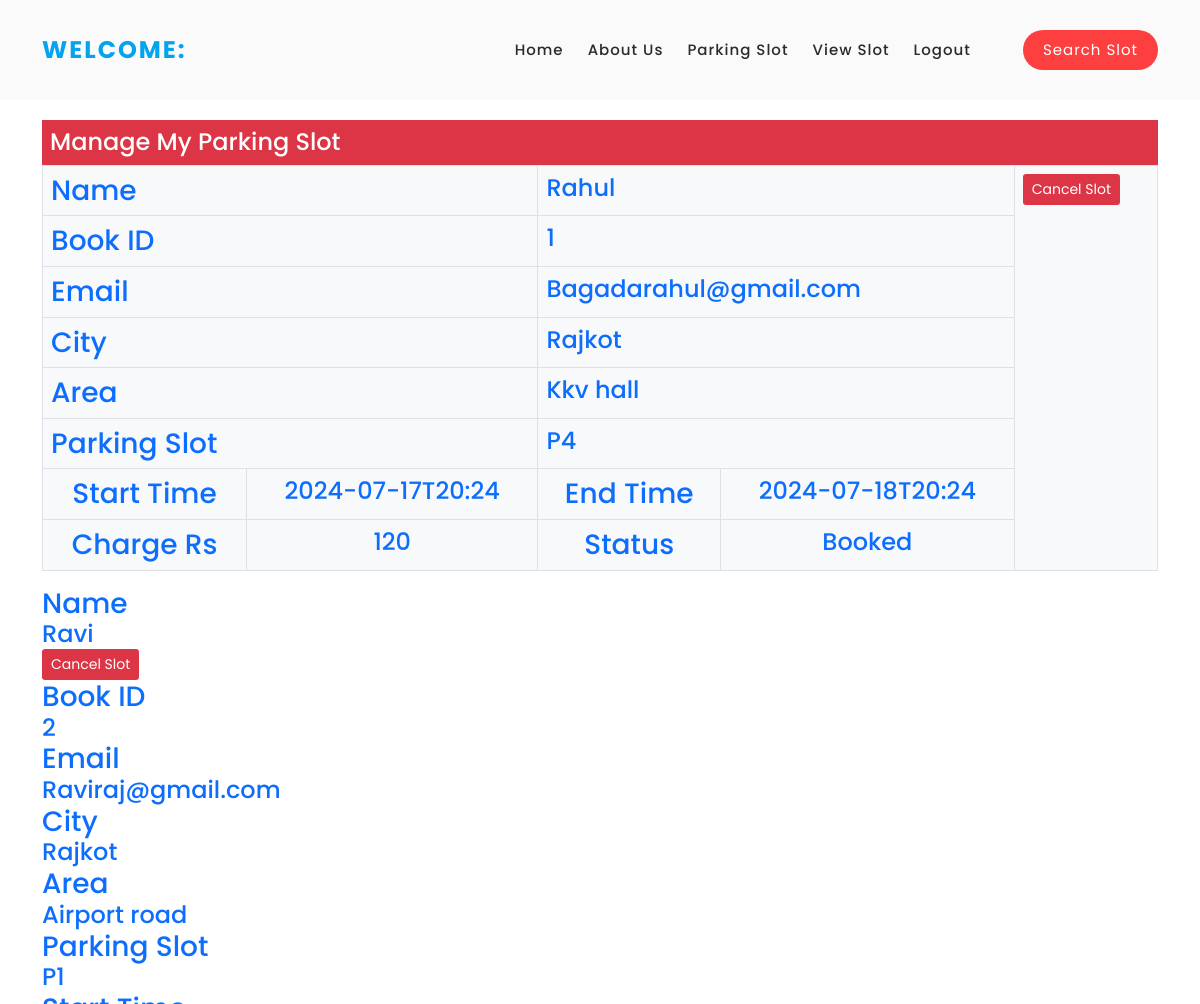
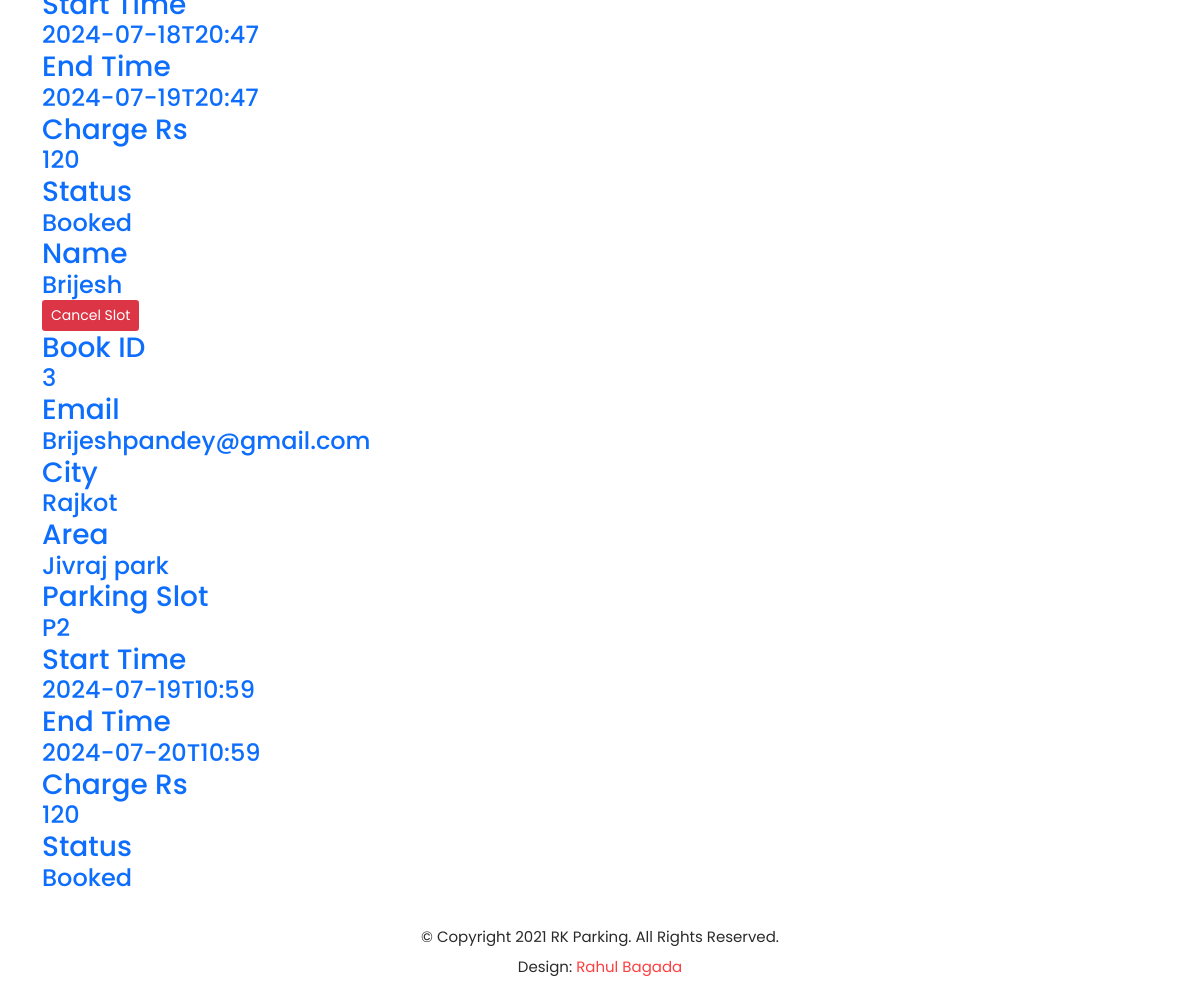
/manageslot?=1 (signed in), run on the app's committed database (2 pictures, top to bottom).
### tables this page shows
CREATE TABLE `tbl_bookslot` (
  `book_id` int(11) NOT NULL,
  `user_id` int(11) NOT NULL,
  `username` varchar(255) NOT NULL,
  `email` varchar(255) NOT NULL,
  `city` varchar(255) NOT NULL,
  `area` varchar(255) NOT NULL,
  `slot` varchar(255) NOT NULL,
  `mobile` bigint(10) NOT NULL,
  `start_date` varchar(255) NOT NULL,
  `end_date` varchar(255) NOT NULL,
  `rate` int(11) NOT NULL,
  `status` varchar(255) NOT NULL
);

CREATE TABLE `tbl_city` (
  `id` int(11) NOT NULL,
  `city_name` varchar(255) NOT NULL
);

### index.php (called while the page is built)
<?php
    require_once("controller/controller.php");
?>

### model/model.php (called while the page is built, shortened)
<?php
class model
{
        public $con="";
        public function __construct()
        {
            try
            {
                $this->con=mysqli_connect("localhost","root","","eparking");
            }
            catch(Exception $e)
            {
                die(mysqli_error($this->con));
            }
        }
    public function selectdata($table)
    {
   $select="select * from $table";
    $query=mysqli_query($this->con,$select);
    while($fetch=mysqli_fetch_array($query))
    {
         $arr[]=$fetch;
    }
    return $arr;
}
        public function selectjoin($table,$table1,$where)
        {
            $select="select * from $table join $table1 on $where";
            $query=mysqli_query($this->con,$select);
            while($fetch=mysqli_fetch_array($query))
            {
                $arr[]=$fetch;
            }
            return $arr;
        }
}
?>

### manageslot.php (the view)
<div id="services" class="our-services section">
    <div class="container">
        <div class="wow fadeInRight" data-wow-duration="1s" data-wow-delay="0.2s">
        <table class="table table-bordered bg-light">
        <h4 class="text-white p-2 bg-danger">Manage My Parking Slot</h4>
        <?php
            foreach($shwslot as $row){
         ?>
          <tr>
                <td colspan="2">
                    <h3 class="text-primary">Name</h3>
                </td>
                <td colspan="2">
                    <h4 class="text-primary"><?php echo ucfirst($row["username"]); ?></h4>
                </td>
                <td rowspan="8">
                    <button class="btn btn-sm bg-danger text-white">Cancel Slot</button>
                </td>
            </tr>
            <tr>
                <td colspan="2">
                   <h3 class="text-primary">Book ID</h3>
                </td>
                <td colspan="2">
                    <h4 class="text-primary"><?php echo ucfirst($row["book_id"]); ?></h4>
                </td>
            </tr>
            <tr>
                <td colspan="2">
                   <h3 class="text-primary">Email</h3>
                </td>
                <td colspan="2">
                    <h4 class="text-primary"> <?php echo ucfirst($row["email"]); ?></h4>
                </td>
            </tr>
            <tr>
                <td colspan="2">
                   <h3 class="text-primary">City</h3>
                </td>
                <td colspan="2">
                <h4 class="text-primary"><?php echo ucfirst($shwcity[0]["city_name"]); ?></h4>
                </td>
            </tr>
            <tr>
                <td colspan="2">
                   <h3 class="text-primary">Area</h3>
                </td>
                <td colspan="2">
                <h4 class="text-primary"><?php echo ucfirst($row["area"]); ?></h4>
                </td>
            </tr>
            <tr>
                <td colspan="2">
                   <h3 class="text-primary">Parking Slot</h3>
                </td>
                <td colspan="2">
                    <h4 class="text-primary"><?php echo ucfirst($row["slot"]); ?></h4>
                </td>
            </tr>
            <tr align="center">
                <td>
                   <h3 class="text-primary">Start Time</h3>
                </td>
                <td>
                    <h4 class="text-primary"><?php echo ucfirst($row["start_date"]); ?></h4>
                </td>
                <td>
                    <h3 class="text-primary">End Time</h3>
                </td>
                <td>
                <h4 class="text-primary"><?php echo ucfirst($row["end_date"]); ?></h4>
                </td>
            </tr>
            <tr align="center">
                <td>
                    <h3 class="text-primary">Charge Rs</h3>
                </td>
                <td>
                    <h4 class="text-primary">    <?php echo ucfirst($row["rate"]); ?></h4>
                </td>
                <td>
                    <h3 class="text-primary">Status</h3>
                </td>
                <td>
                    <h4 class="text-primary"><?php echo ucfirst($row["status"]); ?></h4>
                </td>
            </tr>
        </table>
  <?php
            }
            ?>
        </div>
    </div>
  </div>

### assets/css/templatemo-space-dynamic.css (style rules this page uses)
html, body, div, span, applet, object, iframe, h1, h2, h3, h4, h5, h6, p, blockquote, div pre, a, abbr, acronym, address, big, cite, code, del, dfn, em, font, img, ins, kbd, q, s, samp, small, strike, strong, sub, sup, tt, var, b, u, i, center, dl, dt, dd, ol, ul, li, figure, header, nav, section, article, aside, footer, figcaption { margin: 0; padding: 0; border: 0; outline: 0; }
* { box-sizing: border-box; }
html, body { font-family: 'Poppins', sans-serif; font-weight: 400; background-color: #fff; -ms-text-size-adjust: 100%; -webkit-font-smoothing: antialiased; -moz-osx-font-smoothing: grayscale; }
h1, h2, h3, h4, h5, h6 { margin-top: 0px; margin-bottom: 0px; }
html, body { background: #fff; font-family: 'Poppins', sans-serif; }
.our-services { margin-top: 0px; padding-top: 120px; }

### data on the page
tbl_bookslot: username "Rahul", book_id "1", email "Bagadarahul@gmail.com", area "Kkv hall", slot "P4", start_date "2024-07-17T20:24", end_date "2024-07-18T20:24", rate "120", status "Booked"
tbl_city: city_name "Rajkot"
tbl_bookslot: username "Ravi", book_id "2", email "Raviraj@gmail.com", area "Airport road", slot "P1", start_date "2024-07-18T20:47", end_date "2024-07-19T20:47", rate "120", status "Booked"
tbl_bookslot: username "Brijesh", book_id "3", email "Brijeshpandey@gmail.com", area "Jivraj park", slot "P2", start_date "2024-07-19T10:59", end_date "2024-07-20T10:59", rate "120", status "Booked"
